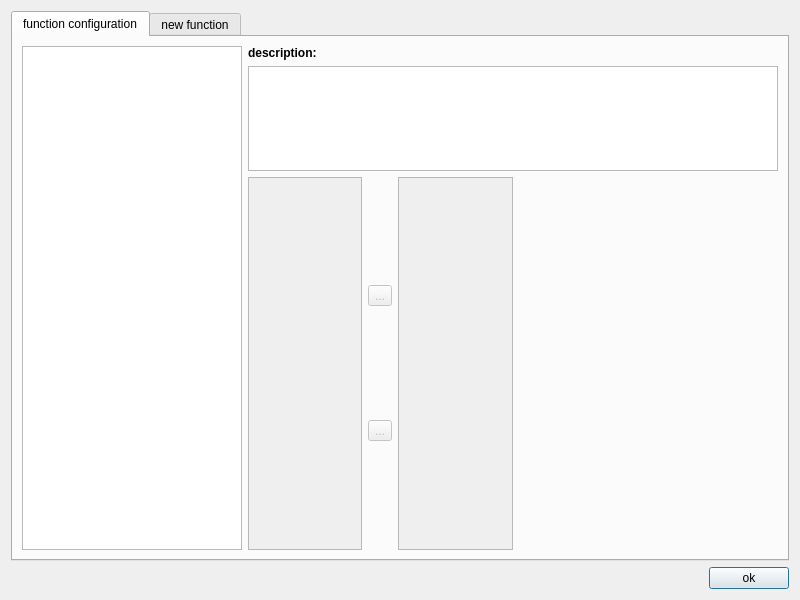
<?xml version="1.0" encoding="UTF-8"?>
<ui version="4.0">
 <class>FunctionPluginLoader</class>
 <widget class="QDialog" name="FunctionPluginLoader">
  <property name="geometry">
   <rect>
    <x>0</x>
    <y>0</y>
    <width>800</width>
    <height>600</height>
   </rect>
  </property>
  <property name="minimumSize">
   <size>
    <width>800</width>
    <height>600</height>
   </size>
  </property>
  <property name="maximumSize">
   <size>
    <width>16777215</width>
    <height>16777215</height>
   </size>
  </property>
  <property name="windowTitle">
   <string>function plugin loader</string>
  </property>
  <property name="windowIcon">
   <iconset resource="../res/res.qrc">
    <normaloff>:/Images/icons/function.png</normaloff>:/Images/icons/function.png</iconset>
  </property>
  <layout class="QVBoxLayout" name="verticalLayout_5">
   <item>
    <widget class="QTabWidget" name="tabWidget_functionSetter">
     <property name="enabled">
      <bool>true</bool>
     </property>
     <property name="tabShape">
      <enum>QTabWidget::Rounded</enum>
     </property>
     <property name="currentIndex">
      <number>0</number>
     </property>
     <widget class="QWidget" name="tab_function">
      <attribute name="title">
       <string>function configuration</string>
      </attribute>
      <layout class="QGridLayout" name="gridLayout_2">
       <item row="0" column="0">
        <layout class="QHBoxLayout" name="horizontalLayout_4">
         <item>
          <widget class="QTreeView" name="treeView_functions">
           <property name="minimumSize">
            <size>
             <width>220</width>
             <height>0</height>
            </size>
           </property>
           <property name="maximumSize">
            <size>
             <width>220</width>
             <height>16777215</height>
            </size>
           </property>
           <property name="editTriggers">
            <set>QAbstractItemView::NoEditTriggers</set>
           </property>
           <property name="selectionMode">
            <enum>QAbstractItemView::SingleSelection</enum>
           </property>
          </widget>
         </item>
         <item>
          <layout class="QVBoxLayout" name="verticalLayout_3" stretch="1,3">
           <item>
            <layout class="QVBoxLayout" name="verticalLayout_2">
             <item>
              <widget class="QLabel" name="label_description">
               <property name="font">
                <font>
                 <weight>75</weight>
                 <bold>true</bold>
                </font>
               </property>
               <property name="text">
                <string>description:</string>
               </property>
              </widget>
             </item>
             <item>
              <widget class="QTextBrowser" name="textBrowser_description"/>
             </item>
            </layout>
           </item>
           <item>
            <layout class="QHBoxLayout" name="horizontalLayout_3" stretch="1,1">
             <property name="spacing">
              <number>0</number>
             </property>
             <property name="sizeConstraint">
              <enum>QLayout::SetDefaultConstraint</enum>
             </property>
             <item>
              <widget class="QWidget" name="widget_element" native="true">
               <property name="enabled">
                <bool>true</bool>
               </property>
               <property name="sizePolicy">
                <sizepolicy hsizetype="Preferred" vsizetype="Preferred">
                 <horstretch>0</horstretch>
                 <verstretch>0</verstretch>
                </sizepolicy>
               </property>
               <property name="minimumSize">
                <size>
                 <width>0</width>
                 <height>0</height>
                </size>
               </property>
               <layout class="QGridLayout" name="gridLayout">
                <property name="leftMargin">
                 <number>0</number>
                </property>
                <property name="topMargin">
                 <number>0</number>
                </property>
                <property name="rightMargin">
                 <number>0</number>
                </property>
                <property name="bottomMargin">
                 <number>0</number>
                </property>
                <item row="0" column="0">
                 <layout class="QHBoxLayout" name="horizontalLayout_2">
                  <item>
                   <widget class="QTreeView" name="treeView_availableElements">
                    <property name="enabled">
                     <bool>false</bool>
                    </property>
                    <property name="sizePolicy">
                     <sizepolicy hsizetype="Expanding" vsizetype="Expanding">
                      <horstretch>0</horstretch>
                      <verstretch>0</verstretch>
                     </sizepolicy>
                    </property>
                    <property name="editTriggers">
                     <set>QAbstractItemView::NoEditTriggers</set>
                    </property>
                    <property name="selectionMode">
                     <enum>QAbstractItemView::ExtendedSelection</enum>
                    </property>
                   </widget>
                  </item>
                  <item>
                   <layout class="QVBoxLayout" name="verticalLayout">
                    <item>
                     <widget class="QToolButton" name="cmd_addElement">
                      <property name="enabled">
                       <bool>false</bool>
                      </property>
                      <property name="text">
                       <string>...</string>
                      </property>
                      <property name="icon">
                       <iconset resource="../res/res.qrc">
                        <normaloff>:/Images/icons/arrow_right.png</normaloff>:/Images/icons/arrow_right.png</iconset>
                      </property>
                     </widget>
                    </item>
                    <item>
                     <widget class="QToolButton" name="cmd_removeElement">
                      <property name="enabled">
                       <bool>false</bool>
                      </property>
                      <property name="text">
                       <string>...</string>
                      </property>
                      <property name="icon">
                       <iconset resource="../res/res.qrc">
                        <normaloff>:/Images/icons/arrow_left.png</normaloff>:/Images/icons/arrow_left.png</iconset>
                      </property>
                     </widget>
                    </item>
                   </layout>
                  </item>
                  <item>
                   <widget class="QTreeView" name="treeView_usedElements">
                    <property name="enabled">
                     <bool>false</bool>
                    </property>
                    <property name="selectionMode">
                     <enum>QAbstractItemView::ContiguousSelection</enum>
                    </property>
                   </widget>
                  </item>
                 </layout>
                </item>
               </layout>
              </widget>
             </item>
             <item>
              <widget class="QWidget" name="widget_customParameter" native="true">
               <property name="sizePolicy">
                <sizepolicy hsizetype="Preferred" vsizetype="Preferred">
                 <horstretch>0</horstretch>
                 <verstretch>0</verstretch>
                </sizepolicy>
               </property>
              </widget>
             </item>
            </layout>
           </item>
          </layout>
         </item>
        </layout>
       </item>
      </layout>
     </widget>
     <widget class="QWidget" name="tab_newFunction">
      <attribute name="title">
       <string>new function</string>
      </attribute>
      <layout class="QVBoxLayout" name="verticalLayout_4" stretch="4,0,1">
       <item>
        <widget class="QTableView" name="tableView_functionPlugins"/>
       </item>
       <item>
        <widget class="QLabel" name="label">
         <property name="text">
          <string>description:</string>
         </property>
        </widget>
       </item>
       <item>
        <widget class="QTextBrowser" name="textBrowser_description_2"/>
       </item>
      </layout>
     </widget>
    </widget>
   </item>
   <item>
    <layout class="QHBoxLayout" name="horizontalLayout">
     <item>
      <spacer name="horizontalSpacer">
       <property name="orientation">
        <enum>Qt::Horizontal</enum>
       </property>
       <property name="sizeHint" stdset="0">
        <size>
         <width>40</width>
         <height>20</height>
        </size>
       </property>
      </spacer>
     </item>
     <item>
      <widget class="QPushButton" name="cmd_ok">
       <property name="text">
        <string>ok</string>
       </property>
      </widget>
     </item>
    </layout>
   </item>
  </layout>
 </widget>
 <resources>
  <include location="../res/res.qrc"/>
 </resources>
 <connections/>
</ui>
